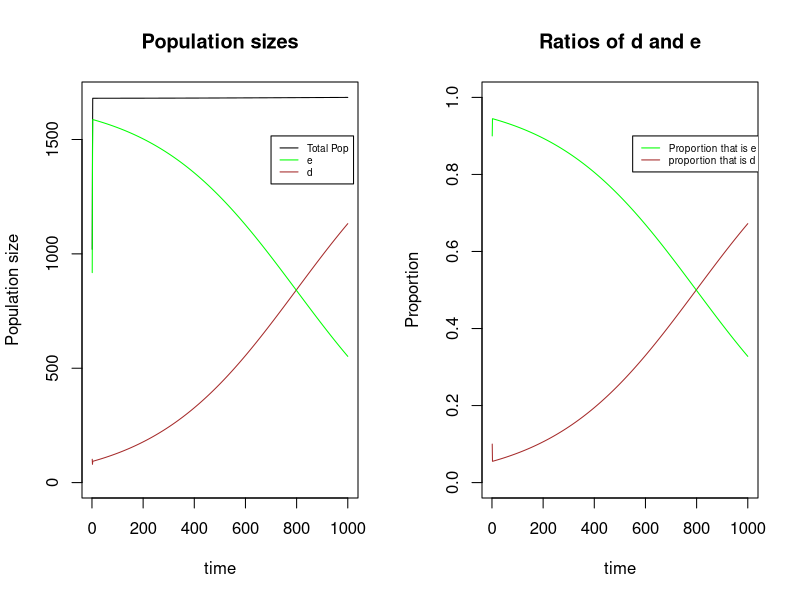

Write the R code that produced this figure.
numYears=1000

###################

#Parameters:
KE=1000 #in numbers of individuals
KD=200
lambdaEe=1.5
lambdaEd=.7
lambdaDe=.9
lambdaDd=4.93

#For initializing: give intial ratio of e to d, plus the number of individuals in ND and NE
initdToTot=.1          #initial d to total ratio
initTotPop=KE+.1*KD    #total size of combined populations

#############################
#############################
#Actual code:
#creating vectors
Ntotd=numeric(numYears)
Ntote=Ntotd
Ntot=Ntotd
NDd=Ntotd
NDe=Ntotd
NEd=Ntotd
NEe=Ntotd
#initializing vectors
Ntotd[1]=initdToTot*(initTotPop)
Ntote[1]=(1-initdToTot)*(initTotPop)
Ntot=initTotPop
if(initdToTot>.5){ #d is more than half the pop, D is the source, E is the sink
		#cat("d is more common, D is the source")
		NDd[1]=(Ntotd[1]/Ntot[1])*KD
		NDe[1]=(Ntote[1]/Ntot[1])*KD
		NEd[1]=(Ntotd[1]/Ntot[1])*min(KE,(Ntotd[1]+Ntote[1]-KD))
		NEe[1]=(Ntote[1]/Ntot[1])*min(KE,(Ntotd[1]+Ntote[1]-KD))
	}else{ #e is more than half the pop, E is the source
		#cat("e is more common, E is the source")
		NEd[1]=(Ntotd[1]/Ntot[1])*KE
		NEe[1]=(Ntote[1]/Ntot[1])*KE
		NDd[1]=(Ntotd[1]/Ntot[1])*min(KD,(Ntotd[1]+Ntote[1]-KE))
		NDe[1]=(Ntote[1]/Ntot[1])*min(KD,(Ntotd[1]+Ntote[1]-KE))
	}
#############
#first year is 


for(t in 2:numYears){
	Ntotd[t]=NDd[t-1]*lambdaDd+NEd[t-1]*lambdaEd #finding the total number of d individuals produced this year
	#cat(Ntotd[t])
	Ntote[t]=NEe[t-1]*lambdaEe+NDe[t-1]*lambdaDe #ditto for e individuals
	#cat(Ntote[t])
	Ntot[t]=Ntotd[t]+Ntote[t] #total number of individuals of any type
	#cat(Ntotd[t])
	#cat(" ")
	#cat(Ntot[t])
	#cat("   ")
	if((Ntotd[t]/Ntot[t])>.5){ #d is more than half the pop, D is the source, E is the sink
		#cat("d is more common, D is the source")
		NDd[t]=(Ntotd[t]/Ntot[t])*KD
		NDe[t]=(Ntote[t]/Ntot[t])*KD
		NEd[t]=(Ntotd[t]/Ntot[t])*min(KE,(Ntotd[t]+Ntote[t]-KD))
		NEe[t]=(Ntote[t]/Ntot[t])*min(KE,(Ntotd[t]+Ntote[t]-KD))
	}else{ #e is more than half the pop, E is the source
		#cat("e is more common, E is the source")
		NEd[t]=(Ntotd[t]/Ntot[t])*KE
		NEe[t]=(Ntote[t]/Ntot[t])*KE
		NDd[t]=(Ntotd[t]/Ntot[t])*min(KD,(Ntotd[t]+Ntote[t]-KE))
		NDe[t]=(Ntote[t]/Ntot[t])*min(KD,(Ntotd[t]+Ntote[t]-KE))
	}
}
par(mfrow=c(1,2))
plot(c(1,numYears),c(0,Ntot[numYears]),col="transparent",main="Population sizes",xlab="time",ylab="Population size")
legend(.7*numYears,.9*Ntot[numYears], c("Total Pop","e","d"), cex=0.6, col=c("black","green","brown"), lty=1);
lines(1:numYears,Ntot,col="black")
lines(1:numYears,Ntotd,col="brown")
lines(1:numYears,Ntote,col="green")
plot(c(1,numYears),c(0,1),main="Ratios of d and e",xlab="time",ylab="Proportion",col="transparent")
legend(.55*numYears,.9, c("Proportion that is e","proportion that is d"), cex=0.6, col=c("green","brown"), lty=1);
lines(1:numYears,Ntotd/Ntot,col="brown")
lines(1:numYears,Ntote/Ntot,col="green")

